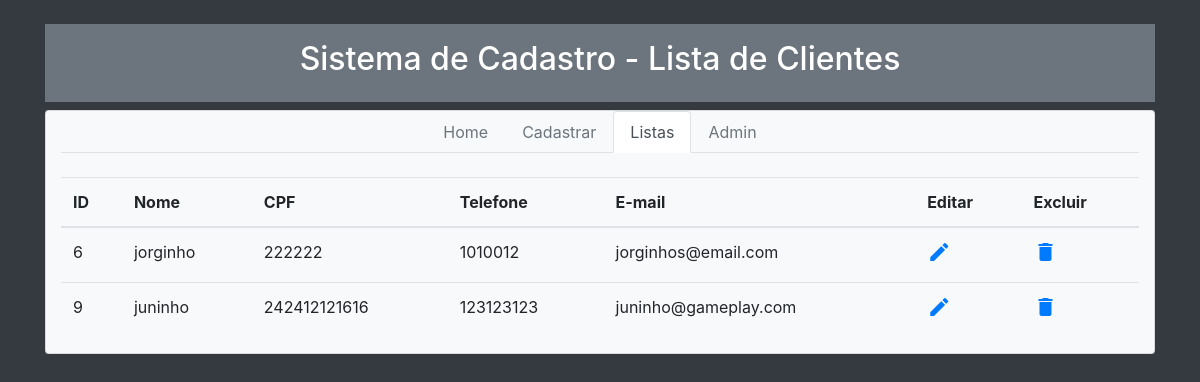
The app's page /lista, older data.
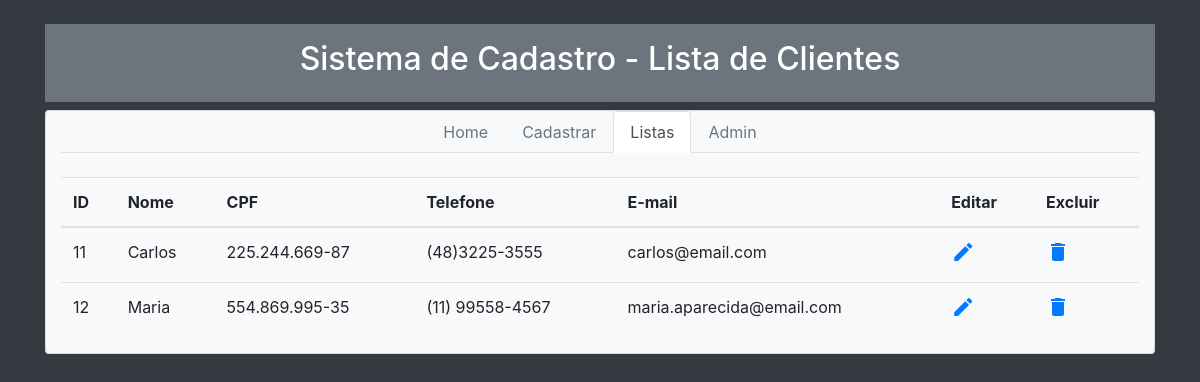
The same page, newer data.
### creed/models.py (models this page shows, shortened)
class Cliente(models.Model):
    nome = models.CharField(max_length=50)
    cpf = models.CharField(max_length=20)
    telefone = models.CharField(max_length=20)
    email = models.EmailField(max_length=254)

### creed/views.py (the view)
# urls.py: path('lista', views.lista_clientes, name='lista_clientes'),
def lista_clientes(request):
    clientes = Cliente.objects.all()
    return render(request, "lista_clientes.html", {'clientes': clientes})

### creed/Templates/lista_clientes.html (shortened to what this page needs)
<!DOCTYPE html>
<html>
<head>
	<link rel="stylesheet" href="https://stackpath.bootstrapcdn.com/bootstrap/4.1.1/css/bootstrap.min.css">
</head>
<body class="container bg-dark">
	<br>
	<div class="p-3 mb-2 bg-secondary text-white" role="alert">
		<h2 class="text-center">Sistema de Cadastro - Lista de Clientes</h2>
	</div>
<div class="card container bg-light">
	<div>
		<ul class="nav nav-tabs nav justify-content-center">
			<li class="nav-item">
				<a class="nav-link disabled" href="{% url 'index_url' %}">Home</a>
			</li>
			<li class="nav-item">
				<a class="nav-link disabled" href="novo">Cadastrar</a>
			</li>
			<li class="nav-item">
				<a class="nav-link active" href="lista">Listas</a>
			</li>
			<li class="nav-item">
				<a class="nav-link disabled" href="admin">Admin</a>
			</li>
		</ul>
	</div>
	<table border="0" class="table">
		<br>
		<thead>
			<tr>
				<th scope="col">ID</th>
				<th scope="col">Nome</th>
				<th scope="col">CPF</th>
				<th scope="col">Telefone</th>
				<th scope="col">E-mail</th>
				<th scope="col">Editar</th>
				<th scope="col">Excluir</th>
			</tr>
		</thead>
		{% for cliente in clientes %}
		<tr>
			<td>{{cliente.pk}}</td>
			<td>{{cliente.nome}}</td>
			<td>{{cliente.cpf}}</td>
			<td>{{cliente.telefone}}</td>
			<td>{{cliente.email}}</td>
			<td><a href="{% url 'editar_cliente' cliente.pk %}"><i class="material-icons">edit</i></a></td>
			<td><a href="{% url 'delete_cliente' cliente.pk %}"><i class="material-icons">delete</i></a></td>
		</tr>
        {% endfor %}
	</table>
</div>
</body>
</html>

Row changes from the older to the newer data that the page shows:
removed Cliente: pk "6", nome "jorginho", cpf "222222", telefone "1010012", email "jorginhos@email.com"
removed Cliente: pk "9", nome "juninho", cpf "242412121616", telefone "123123123", email "juninho@gameplay.com"
added Cliente: pk "11", nome "Carlos", cpf "225.244.669-87", telefone "(48)3225-3555", email "carlos@email.com"
added Cliente: pk "12", nome "Maria", cpf "554.869.995-35", telefone "(11) 99558-4567", email "maria.aparecida@email.com"
